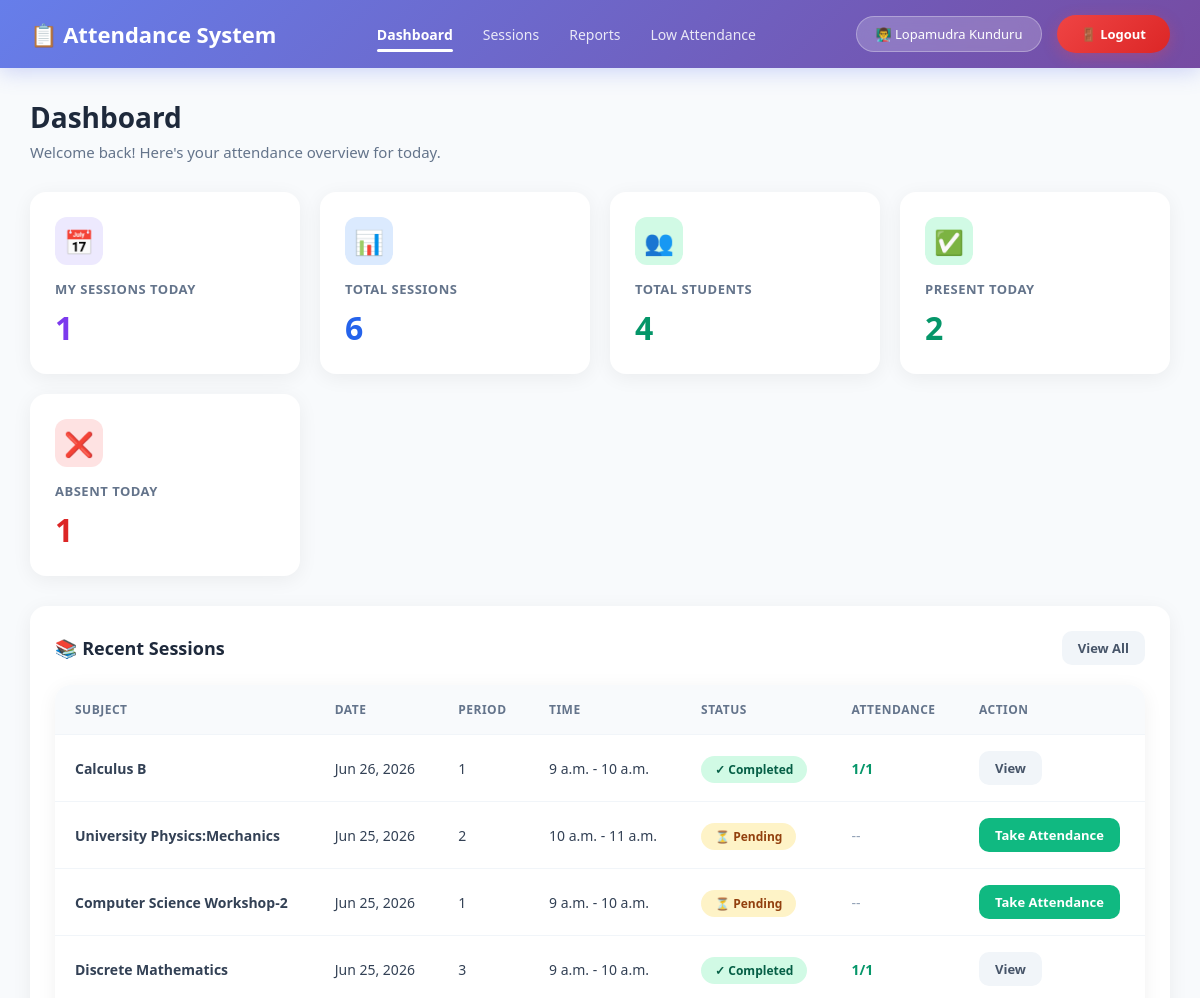
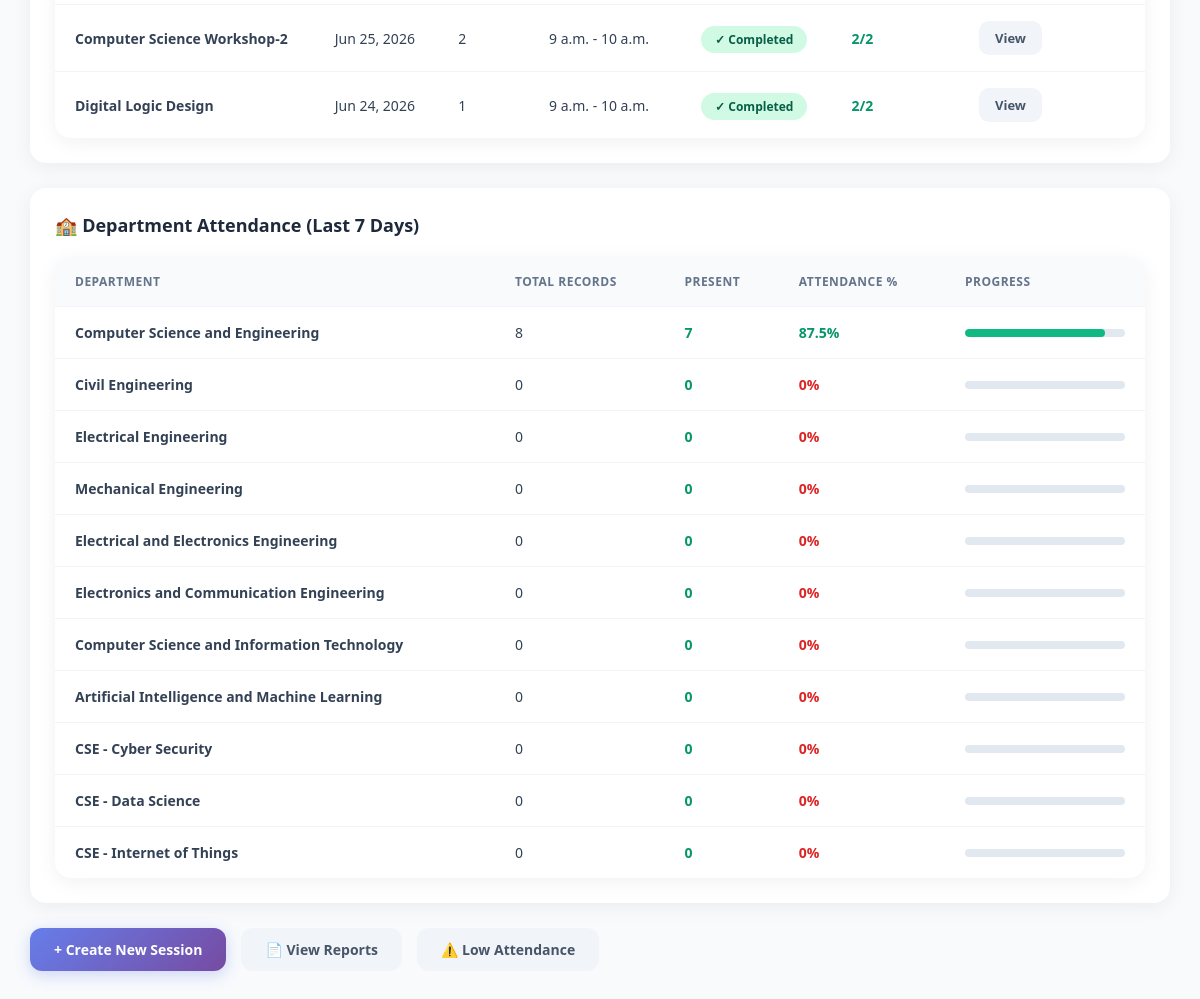
Page /attendance/ (signed in) on the committed database (2 pictures, top to bottom).
### StudentManage_app/models.py (models this page shows, shortened)
class Teacher(models.Model):
    teacher_id = models.CharField(max_length=20, unique=True,null=True,blank=True)
    name = models.CharField(max_length=100)
    email = models.EmailField(unique=True)
    phone = models.CharField(max_length=15)
    qualification = models.CharField(max_length=100, null=True, blank=True)
    experience = models.IntegerField(default=0)
    department = models.ForeignKey(Department, on_delete=models.CASCADE)
    joining_date = models.DateField(null=True, blank=True)
    status = models.BooleanField(default=True)
    created_at = models.DateTimeField(null=True, blank=True)
    password_hash = models.CharField(max_length=128, blank=True, null=True)
    is_teacher_admin = models.BooleanField(default=False, help_text="Can manage other teachers")

class AttendanceSession(models.Model):
    subject = models.ForeignKey(Subject, on_delete=models.CASCADE, related_name='sessions')
    teacher = models.ForeignKey(Teacher, on_delete=models.CASCADE, related_name='sessions_taken')
    date = models.DateField(default=timezone.now)
    period = models.CharField(max_length=50)
    start_time = models.TimeField()
    end_time = models.TimeField()
    is_completed = models.BooleanField(default=False)
    total_students = models.IntegerField(default=0)
    present_count = models.IntegerField(default=0)
    absent_count = models.IntegerField(default=0)
    created_at = models.DateTimeField(null=True,blank=True)
    class Meta:
        unique_together = ['subject', 'teacher', 'date', 'period']

class Subject(models.Model):
    department = models.ForeignKey(Department, on_delete=models.CASCADE, related_name='subjects', null=True, blank=True)
    YEAR_CHOICES = (
        ('1st Year', '1st Year'),
        ('2nd Year', '2nd Year'),
        ('3rd Year', '3rd Year'),
        ('4th Year', '4th Year'),
    )
    SEMESTER_CHOICES = (
        ('1st Semester', '1st Semester'),
        ('2nd Semester', '2nd Semester'),
        ('3rd Semester', '3rd Semester'),
        ('4th Semester', '4th Semester'),
        ('5th Semester', '5th Semester'),
        ('6th Semester', '6th Semester'),
        ('7th Semester', '7th Semester'),
        ('8th Semester', '8th Semester'),
    )
    semester = models.CharField(max_length=20, choices=SEMESTER_CHOICES, null=True, blank=True)
    year = models.CharField(max_length=20, choices=YEAR_CHOICES, null=True, blank=True)
    subject_name = models.CharField(max_length=100)
    subject_code = models.CharField(max_length=20, unique=True)
    credits = models.IntegerField(default=3)

class Department(models.Model):
    name = models.CharField(max_length=100)
    hod = models.ForeignKey(
        'Teacher',  # Use string reference to avoid circular import
        on_delete=models.SET_NULL,  # Keep department if teacher is deleted
        null=True,
        blank=True,
        related_name='headed_departments'  # Access from Teacher side
    )

### StudentManage_app/views.py (the view)
# urls.py: path('attendance/', views.attendance_dashboard, name='attendance_dashboard'),
@teacher_login_required
def attendance_dashboard(request):
    teacher = request.teacher  # Set by decorator
    today = timezone.now().date()
    my_sessions_today = AttendanceSession.objects.filter(
        teacher=teacher, date=today
    ).count()
    my_total_sessions = AttendanceSession.objects.filter(teacher=teacher).count()
    recent_sessions = AttendanceSession.objects.filter(
        teacher=teacher
    ).select_related('subject').order_by('-date', '-start_time')[:10]
    total_students = Student.objects.count()
    today_records = Attendance.objects.filter(session__date=today)
    present_today = today_records.filter(status='Present').count()
    absent_today = today_records.filter(status='Absent').count()
    last_7_days = today - timezone.timedelta(days=7)
    dept_stats = []
    for dept in Department.objects.all():
        total = Attendance.objects.filter(
            session__date__gte=last_7_days,
            student__department=dept
        ).count()
        present = Attendance.objects.filter(
            session__date__gte=last_7_days,
            student__department=dept,
            status='Present'
        ).count()
        percentage = (present / total * 100) if total > 0 else 0
        dept_stats.append({
            'name': dept.name,
            'total': total,
            'present': present,
            'percentage': round(percentage, 1)
        })
    context = {
        'teacher': teacher,
        'my_sessions_today': my_sessions_today,
        'my_total_sessions': my_total_sessions,
        'total_students': total_students,
        'present_today': present_today,
        'absent_today': absent_today,
        'recent_sessions': recent_sessions,
        'dept_stats': dept_stats,
    }
    return render(request, 'StudentManage_app/attendance/dashboard.html', context)

### StudentManage_app/views.py (called while the page is built)
def teacher_login_required(view_func):
    @wraps(view_func)
    def wrapper(request, *args, **kwargs):
        teacher_id = request.session.get('teacher_id')
        if not teacher_id:
            messages.error(request, "Please login as teacher to access this page.")
            return redirect('teacher_login')
        try:
            teacher = Teacher.objects.get(id=teacher_id, status=True)
            request.teacher = teacher  # Attach to request for convenience
        except Teacher.DoesNotExist:
            if 'teacher_id' in request.session:
                del request.session['teacher_id']
            messages.error(request, "Session expired. Please login again.")
            return redirect('teacher_login')
        return view_func(request, *args, **kwargs)
    return wrapper

### StudentManage_app/templates/StudentManage_app/attendance/dashboard.html (shortened to what this page needs)
{% extends 'StudentManage_app/attendance/base.html' %}
{% block content %}
<div class="page-header">
    <h1>Dashboard</h1>
    <p>Welcome back! Here's your attendance overview for today.</p>
</div>
<div class="stats-grid">
    <div class="stat-card">
        <div class="stat-icon purple">📅</div>
        <h3>My Sessions Today</h3>
        <div class="number purple">{{ my_sessions_today }}</div>
    </div>
    <div class="stat-card">
        <div class="stat-icon blue">📊</div>
        <h3>Total Sessions</h3>
        <div class="number blue">{{ my_total_sessions }}</div>
    </div>
    <div class="stat-card">
        <div class="stat-icon green">👥</div>
        <h3>Total Students</h3>
        <div class="number green">{{ total_students }}</div>
    </div>
    <div class="stat-card">
        <div class="stat-icon green">✅</div>
        <h3>Present Today</h3>
        <div class="number green">{{ present_today }}</div>
    </div>
    <div class="stat-card">
        <div class="stat-icon red">❌</div>
        <h3>Absent Today</h3>
        <div class="number red">{{ absent_today }}</div>
    </div>
</div>
<div class="card">
    <div class="card-header">
        <span class="card-title">📚 Recent Sessions</span>
        <a href="{% url 'session_list' %}" class="btn btn-secondary btn-sm">View All</a>
    </div>
    <div class="table-container">
        <table>
            <thead>
                <tr>
                    <th>Subject</th>
                    <th>Date</th>
                    <th>Period</th>
                    <th>Time</th>
                    <th>Status</th>
                    <th>Attendance</th>
                    <th>Action</th>
                </tr>
            </thead>
            <tbody>
                {% for session in recent_sessions %}
                <tr>
                    <td><strong>{{ session.subject.subject_name }}</strong></td>
                    <td>{{ session.date|date:"M d, Y" }}</td>
                    <td>{{ session.period }}</td>
                    <td>{{ session.start_time|default:"--:--" }} - {{ session.end_time|default:"--:--" }}</td>
                    <td>
                        {% if session.is_completed %}
                            <span class="badge badge-success">✓ Completed</span>
                        {% else %}
                            <span class="badge badge-warning">⏳ Pending</span>
                        {% endif %}
                    </td>
                    <td>
                        {% if session.is_completed %}
                            <span style="color: #059669; font-weight: 600;">{{ session.present_count }}/{{ session.total_students }}</span>
                        {% else %}
                            <span style="color: #94a3b8;">--</span>
                        {% endif %}
                    </td>
                    <td>
                        {% if session.is_completed %}
                            <a href="{% url 'session_detail' session.id %}" class="btn btn-secondary btn-sm">View</a>
                        {% else %}
                            <a href="{% url 'take_attendance' session.id %}" class="btn btn-success btn-sm">Take Attendance</a>
                        {% endif %}
                    </td>
                </tr>
                {% endfor %}
            </tbody>
        </table>
    </div>
</div>
<div class="card">
    <div class="card-header">
        <span class="card-title">🏫 Department Attendance (Last 7 Days)</span>
    </div>
    <div class="table-container">
        <table>
            <thead>
                <tr>
                    <th>Department</th>
                    <th>Total Records</th>
                    <th>Present</th>
                    <th>Attendance %</th>
                    <th>Progress</th>
                </tr>
            </thead>
            <tbody>
                {% for dept in dept_stats %}
                <tr>
                    <td><strong>{{ dept.name }}</strong></td>
                    <td>{{ dept.total }}</td>
                    <td style="color: #059669; font-weight: 600;">{{ dept.present }}</td>
                    <td style="font-weight: 700; {% if dept.percentage >= 75 %}color: #059669;{% elif dept.percentage >= 60 %}color: #d97706;{% else %}color: #dc2626;{% endif %}">
                        {{ dept.percentage }}%
                    </td>
                    <td style="width: 200px;">
                        <div class="progress-bar">
                            <div class="progress-bar-fill {% if dept.percentage >= 75 %}success{% elif dept.percentage >= 60 %}warning{% else %}danger{% endif %}"
                                 style="width: {{ dept.percentage }}%"></div>
                        </div>
                    </td>
                </tr>
                {% endfor %}
            </tbody>
        </table>
    </div>
</div>
<div style="display: flex; gap: 15px; margin-top: 10px;">
    <a href="{% url 'session_create' %}" class="btn btn-primary">+ Create New Session</a>
    <a href="{% url 'attendance_report' %}" class="btn btn-secondary">📄 View Reports</a>
    <a href="{% url 'low_attendance_report' %}" class="btn btn-secondary">⚠️ Low Attendance</a>
</div>
{% endblock %}

### StudentManage_app/templates/StudentManage_app/attendance/base.html (shortened to what this page needs)
<!DOCTYPE html>
<html lang="en">
<head>
</head>
<body>
    <nav class="navbar">
    <a href="{% url 'attendance_dashboard' %}" class="navbar-brand">
        📋 Attendance System
    </a>
    <div class="nav-links">
        <a href="{% url 'attendance_dashboard' %}" class="{% if request.resolver_match.url_name == 'attendance_dashboard' %}active{% endif %}">Dashboard</a>
        <a href="{% url 'session_list' %}" class="{% if request.resolver_match.url_name == 'session_list' %}active{% endif %}">Sessions</a>
        <a href="{% url 'attendance_report' %}" class="{% if request.resolver_match.url_name == 'attendance_report' %}active{% endif %}">Reports</a>
        <a href="{% url 'low_attendance_report' %}" class="{% if request.resolver_match.url_name == 'low_attendance_report' %}active{% endif %}">Low Attendance</a>
    </div>
    <div class="navbar-user">
        <span class="teacher-badge">
            {% if teacher %}
                👨‍🏫 {{ teacher.name }}
            {% else %}
                👤 {{ request.user.username }}
            {% endif %}
        </span>
        <form method="post" action="{% url 'teacher_logout'%}" style="display: inline; margin: 0;">
            <button type="submit" class="btn-logout" style="
                background: linear-gradient(135deg, #ef4444 0%, #dc2626 100%);
                color: white;
                border: none;
                padding: 10px 24px;
                border-radius: 25px;
                font-size: 13px;
                font-weight: 600;
                cursor: pointer;
                font-family: 'Segoe UI', Tahoma, Geneva, Verdana, sans-serif;
                transition: all 0.3s;
                box-shadow: 0 4px 15px rgba(239, 68, 68, 0.3);
            " onmouseover="this.style.transform='translateY(-2px)'; this.style.boxShadow='0 6px 20px rgba(239, 68, 68, 0.4)'"
            onmouseout="this.style.transform=''; this.style.boxShadow='0 4px 15px rgba(239, 68, 68, 0.3)'">
                🚪 Logout
            </button>
        </form>
    </div>
</nav>
    <div class="content">
        {% block content %}{% endblock %}
    </div>
</body>
</html>

### rows in the picture
Teacher: name "Lopamudra Kunduru"
AttendanceSession: subject.subject_name "Calculus B", date "Jun 26, 2026", period "1", start_time "9 a.m.", end_time "10 a.m.", is_completed "✓ Completed", present_count "1", total_students "1"
AttendanceSession: subject.subject_name "University Physics:Mechanics", date "Jun 25, 2026", period "2", start_time "10 a.m.", end_time "11 a.m.", is_completed "⏳ Pending"
AttendanceSession: subject.subject_name "Computer Science Workshop-2", date "Jun 25, 2026", period "1", start_time "9 a.m.", end_time "10 a.m.", is_completed "⏳ Pending"
AttendanceSession: subject.subject_name "Discrete Mathematics", date "Jun 25, 2026", period "3", start_time "9 a.m.", end_time "10 a.m.", is_completed "✓ Completed", present_count "1", total_students "1"
AttendanceSession: subject.subject_name "Computer Science Workshop-2", date "Jun 25, 2026", period "2", start_time "9 a.m.", end_time "10 a.m.", is_completed "✓ Completed", present_count "2", total_students "2"
AttendanceSession: subject.subject_name "Digital Logic Design", date "Jun 24, 2026", period "1", start_time "9 a.m.", end_time "10 a.m.", is_completed "✓ Completed", present_count "2", total_students "2"
Department: name "Computer Science and Engineering"
Department: name "Civil Engineering"
Department: name "Electrical Engineering"
Department: name "Mechanical Engineering"
Department: name "Electrical and Electronics Engineering"
Department: name "Electronics and Communication Engineering"
Department: name "Computer Science and Information Technology"
Department: name "Artificial Intelligence and Machine Learning"
Department: name "CSE - Cyber Security"
Department: name "CSE - Data Science"
Department: name "CSE - Internet of Things"

### other values in the picture
{{ my_sessions_today }} "1"
{{ my_total_sessions }} "6"
{{ total_students }} "4"
{{ present_today }} "2"
{{ absent_today }} "1"
{{ dept.total }} "8" "0" "0" "0" "0" "0" "0" "0" "0" "0" "0"
{{ dept.present }} "7" "0" "0" "0" "0" "0" "0" "0" "0" "0" "0"
{{ dept.percentage }} "87.5" "0" "0" "0" "0" "0" "0" "0" "0" "0" "0"
